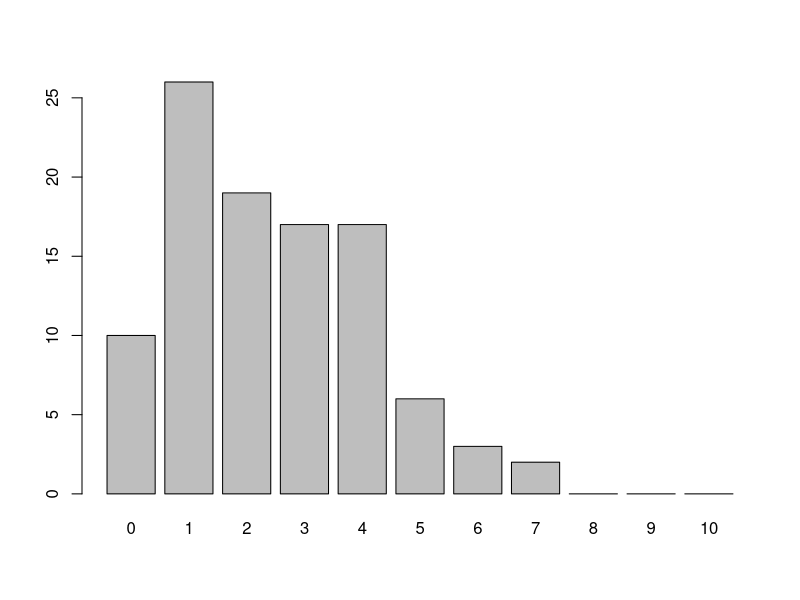

Write the R code that produced this figure.
set.seed(1001)
# Make a 1-ha 'habitat' and randomly distribute T seedlings in it
T <- 500
x <- runif(T,0,100) # x coordinate
y <- runif(T,0,100) # y coordinate
# Now take samples from 50 sq.m circular plots
r <- sqrt(50/pi) # The plots are of radius r
# Sample N plots and put seedling counts into vector Counts
N <- 100
Counts <- numeric(N)
px <- runif(N,4,96) # Account for edges
py <- runif(N,4,96) # Account for edges
# Count number of seedlings in each plot
for (i in 1:N){
  # Calculate the distance between each seedling and the center of plot i
  D <- sqrt((px[i]-x)^2+(py[i]-y)^2)
  # How many are within a distance r?
  In <- 1*(D<r)
  # Count them!
  Counts[i] <- sum(In)
}
f <- factor(Counts,levels=0:10)
plot(f)
